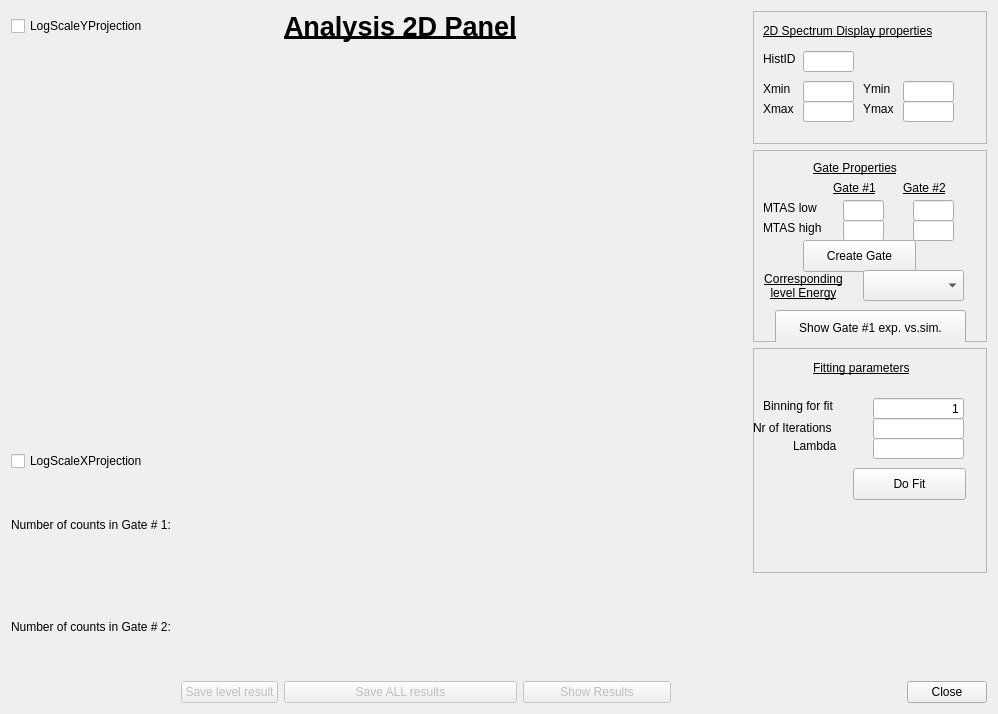
<?xml version="1.0" encoding="UTF-8"?>
<ui version="4.0">
 <class>Analysis2D</class>
 <widget class="QWidget" name="Analysis2D">
  <property name="geometry">
   <rect>
    <x>0</x>
    <y>0</y>
    <width>998</width>
    <height>714</height>
   </rect>
  </property>
  <property name="windowTitle">
   <string>2D Analysis</string>
  </property>
  <layout class="QGridLayout" name="gridLayout">
   <item row="1" column="0" rowspan="4">
    <widget class="QCustomPlot" name="PlotProjOnY" native="true"/>
   </item>
   <item row="1" column="1" rowspan="4" colspan="5">
    <widget class="QCustomPlot" name="Plot2D" native="true"/>
   </item>
   <item row="5" column="1" rowspan="3" colspan="5">
    <widget class="QCustomPlot" name="PlotProjOnX" native="true"/>
   </item>
   <item row="2" column="6" rowspan="2" colspan="3">
    <widget class="QFrame" name="frameGating">
     <property name="enabled">
      <bool>true</bool>
     </property>
     <property name="frameShape">
      <enum>QFrame::StyledPanel</enum>
     </property>
     <property name="frameShadow">
      <enum>QFrame::Raised</enum>
     </property>
     <widget class="QLabel" name="label_8">
      <property name="geometry">
       <rect>
        <x>60</x>
        <y>10</y>
        <width>101</width>
        <height>16</height>
       </rect>
      </property>
      <property name="font">
       <font>
        <underline>true</underline>
       </font>
      </property>
      <property name="text">
       <string>Gate Properties</string>
      </property>
     </widget>
     <widget class="QLabel" name="label_5">
      <property name="geometry">
       <rect>
        <x>0</x>
        <y>120</y>
        <width>101</width>
        <height>31</height>
       </rect>
      </property>
      <property name="font">
       <font>
        <underline>true</underline>
       </font>
      </property>
      <property name="text">
       <string>Corresponding level Energy</string>
      </property>
      <property name="alignment">
       <set>Qt::AlignCenter</set>
      </property>
      <property name="wordWrap">
       <bool>true</bool>
      </property>
     </widget>
     <widget class="QPushButton" name="buttonCreateGate">
      <property name="enabled">
       <bool>true</bool>
      </property>
      <property name="geometry">
       <rect>
        <x>50</x>
        <y>90</y>
        <width>113</width>
        <height>32</height>
       </rect>
      </property>
      <property name="text">
       <string>Create Gate</string>
      </property>
     </widget>
     <widget class="QComboBox" name="comboBoxLevel">
      <property name="enabled">
       <bool>true</bool>
      </property>
      <property name="geometry">
       <rect>
        <x>110</x>
        <y>120</y>
        <width>101</width>
        <height>31</height>
       </rect>
      </property>
     </widget>
     <widget class="QLabel" name="label_3">
      <property name="geometry">
       <rect>
        <x>10</x>
        <y>70</y>
        <width>71</width>
        <height>16</height>
       </rect>
      </property>
      <property name="text">
       <string>MTAS high</string>
      </property>
     </widget>
     <widget class="QLineEdit" name="lineYGate1Low">
      <property name="geometry">
       <rect>
        <x>90</x>
        <y>50</y>
        <width>41</width>
        <height>21</height>
       </rect>
      </property>
     </widget>
     <widget class="QLineEdit" name="lineYGate1High">
      <property name="geometry">
       <rect>
        <x>90</x>
        <y>70</y>
        <width>41</width>
        <height>21</height>
       </rect>
      </property>
     </widget>
     <widget class="QLabel" name="label_2">
      <property name="geometry">
       <rect>
        <x>10</x>
        <y>50</y>
        <width>60</width>
        <height>16</height>
       </rect>
      </property>
      <property name="text">
       <string>MTAS low</string>
      </property>
     </widget>
     <widget class="QLineEdit" name="lineYGate2Low">
      <property name="geometry">
       <rect>
        <x>160</x>
        <y>50</y>
        <width>41</width>
        <height>21</height>
       </rect>
      </property>
     </widget>
     <widget class="QLineEdit" name="lineYGate2High">
      <property name="geometry">
       <rect>
        <x>160</x>
        <y>70</y>
        <width>41</width>
        <height>21</height>
       </rect>
      </property>
     </widget>
     <widget class="QLabel" name="label_4">
      <property name="geometry">
       <rect>
        <x>80</x>
        <y>30</y>
        <width>60</width>
        <height>16</height>
       </rect>
      </property>
      <property name="font">
       <font>
        <underline>true</underline>
       </font>
      </property>
      <property name="text">
       <string>Gate #1</string>
      </property>
     </widget>
     <widget class="QLabel" name="label_15">
      <property name="geometry">
       <rect>
        <x>150</x>
        <y>30</y>
        <width>60</width>
        <height>16</height>
       </rect>
      </property>
      <property name="font">
       <font>
        <underline>true</underline>
       </font>
      </property>
      <property name="text">
       <string>Gate #2</string>
      </property>
     </widget>
     <widget class="QPushButton" name="buttonShowGate">
      <property name="geometry">
       <rect>
        <x>22</x>
        <y>160</y>
        <width>191</width>
        <height>35</height>
       </rect>
      </property>
      <property name="text">
       <string>Show Gate #1 exp. vs.sim.</string>
      </property>
     </widget>
    </widget>
   </item>
   <item row="0" column="6" rowspan="2" colspan="3">
    <widget class="QFrame" name="frameDisplay2D">
     <property name="enabled">
      <bool>true</bool>
     </property>
     <property name="frameShape">
      <enum>QFrame::StyledPanel</enum>
     </property>
     <property name="frameShadow">
      <enum>QFrame::Raised</enum>
     </property>
     <widget class="QLabel" name="label_13">
      <property name="geometry">
       <rect>
        <x>10</x>
        <y>10</y>
        <width>201</width>
        <height>20</height>
       </rect>
      </property>
      <property name="font">
       <font>
        <underline>true</underline>
       </font>
      </property>
      <property name="text">
       <string>2D Spectrum Display properties</string>
      </property>
     </widget>
     <widget class="QLineEdit" name="lineHistID">
      <property name="geometry">
       <rect>
        <x>50</x>
        <y>40</y>
        <width>51</width>
        <height>21</height>
       </rect>
      </property>
     </widget>
     <widget class="QLabel" name="label">
      <property name="geometry">
       <rect>
        <x>10</x>
        <y>40</y>
        <width>60</width>
        <height>16</height>
       </rect>
      </property>
      <property name="text">
       <string>HistID</string>
      </property>
     </widget>
     <widget class="QLabel" name="label_9">
      <property name="geometry">
       <rect>
        <x>10</x>
        <y>70</y>
        <width>60</width>
        <height>16</height>
       </rect>
      </property>
      <property name="text">
       <string>Xmin</string>
      </property>
     </widget>
     <widget class="QLineEdit" name="lineDisplayXmin">
      <property name="geometry">
       <rect>
        <x>50</x>
        <y>70</y>
        <width>51</width>
        <height>21</height>
       </rect>
      </property>
     </widget>
     <widget class="QLabel" name="label_10">
      <property name="geometry">
       <rect>
        <x>10</x>
        <y>90</y>
        <width>60</width>
        <height>16</height>
       </rect>
      </property>
      <property name="text">
       <string>Xmax</string>
      </property>
     </widget>
     <widget class="QLineEdit" name="lineDisplayXmax">
      <property name="geometry">
       <rect>
        <x>50</x>
        <y>90</y>
        <width>51</width>
        <height>21</height>
       </rect>
      </property>
     </widget>
     <widget class="QLabel" name="label_12">
      <property name="geometry">
       <rect>
        <x>110</x>
        <y>90</y>
        <width>60</width>
        <height>16</height>
       </rect>
      </property>
      <property name="text">
       <string>Ymax</string>
      </property>
     </widget>
     <widget class="QLabel" name="label_11">
      <property name="geometry">
       <rect>
        <x>110</x>
        <y>70</y>
        <width>60</width>
        <height>16</height>
       </rect>
      </property>
      <property name="text">
       <string>Ymin</string>
      </property>
     </widget>
     <widget class="QLineEdit" name="lineDisplayYmin">
      <property name="geometry">
       <rect>
        <x>150</x>
        <y>70</y>
        <width>51</width>
        <height>21</height>
       </rect>
      </property>
     </widget>
     <widget class="QLineEdit" name="lineDisplayYmax">
      <property name="geometry">
       <rect>
        <x>150</x>
        <y>90</y>
        <width>51</width>
        <height>21</height>
       </rect>
      </property>
     </widget>
    </widget>
   </item>
   <item row="8" column="8">
    <widget class="QPushButton" name="buttonClose">
     <property name="enabled">
      <bool>true</bool>
     </property>
     <property name="text">
      <string>Close</string>
     </property>
    </widget>
   </item>
   <item row="5" column="0">
    <widget class="QCheckBox" name="checkLogXProj">
     <property name="enabled">
      <bool>true</bool>
     </property>
     <property name="text">
      <string>LogScaleXProjection</string>
     </property>
    </widget>
   </item>
   <item row="8" column="3" colspan="2">
    <widget class="QPushButton" name="buttonShowResults">
     <property name="enabled">
      <bool>false</bool>
     </property>
     <property name="text">
      <string>Show Results</string>
     </property>
    </widget>
   </item>
   <item row="6" column="0">
    <widget class="QLabel" name="labelGate1Counts">
     <property name="text">
      <string>Number of counts in Gate # 1:</string>
     </property>
    </widget>
   </item>
   <item row="0" column="0">
    <widget class="QCheckBox" name="checkLogYProj">
     <property name="enabled">
      <bool>true</bool>
     </property>
     <property name="text">
      <string>LogScaleYProjection</string>
     </property>
    </widget>
   </item>
   <item row="8" column="2">
    <widget class="QPushButton" name="buttonSaveAll">
     <property name="enabled">
      <bool>false</bool>
     </property>
     <property name="text">
      <string>Save ALL results</string>
     </property>
    </widget>
   </item>
   <item row="7" column="0">
    <widget class="QLabel" name="labelGate2Counts">
     <property name="text">
      <string>Number of counts in Gate # 2: </string>
     </property>
    </widget>
   </item>
   <item row="8" column="1">
    <widget class="QPushButton" name="buttonSaveLevel">
     <property name="enabled">
      <bool>false</bool>
     </property>
     <property name="text">
      <string>Save level result</string>
     </property>
    </widget>
   </item>
   <item row="0" column="2">
    <widget class="QLabel" name="labelMain">
     <property name="font">
      <font>
       <pointsize>20</pointsize>
       <weight>75</weight>
       <bold>true</bold>
       <underline>true</underline>
      </font>
     </property>
     <property name="lineWidth">
      <number>1</number>
     </property>
     <property name="text">
      <string>Analysis 2D Panel</string>
     </property>
     <property name="textFormat">
      <enum>Qt::RichText</enum>
     </property>
     <property name="scaledContents">
      <bool>true</bool>
     </property>
    </widget>
   </item>
   <item row="4" column="6" rowspan="3" colspan="3">
    <widget class="QFrame" name="frameFitting">
     <property name="enabled">
      <bool>true</bool>
     </property>
     <property name="frameShape">
      <enum>QFrame::StyledPanel</enum>
     </property>
     <property name="frameShadow">
      <enum>QFrame::Raised</enum>
     </property>
     <widget class="QLabel" name="label_6">
      <property name="geometry">
       <rect>
        <x>0</x>
        <y>70</y>
        <width>101</width>
        <height>20</height>
       </rect>
      </property>
      <property name="text">
       <string>Nr of Iterations</string>
      </property>
     </widget>
     <widget class="QLineEdit" name="lineNrOfIterations">
      <property name="geometry">
       <rect>
        <x>120</x>
        <y>70</y>
        <width>91</width>
        <height>21</height>
       </rect>
      </property>
     </widget>
     <widget class="QLabel" name="label_7">
      <property name="geometry">
       <rect>
        <x>40</x>
        <y>90</y>
        <width>60</width>
        <height>16</height>
       </rect>
      </property>
      <property name="text">
       <string>Lambda</string>
      </property>
     </widget>
     <widget class="QLineEdit" name="lineLambda">
      <property name="geometry">
       <rect>
        <x>120</x>
        <y>90</y>
        <width>91</width>
        <height>21</height>
       </rect>
      </property>
     </widget>
     <widget class="QPushButton" name="buttonFit">
      <property name="enabled">
       <bool>true</bool>
      </property>
      <property name="geometry">
       <rect>
        <x>100</x>
        <y>120</y>
        <width>113</width>
        <height>32</height>
       </rect>
      </property>
      <property name="text">
       <string>Do Fit</string>
      </property>
     </widget>
     <widget class="QLabel" name="label_14">
      <property name="geometry">
       <rect>
        <x>60</x>
        <y>10</y>
        <width>111</width>
        <height>20</height>
       </rect>
      </property>
      <property name="font">
       <font>
        <underline>true</underline>
       </font>
      </property>
      <property name="text">
       <string>Fitting parameters</string>
      </property>
     </widget>
     <widget class="QLineEdit" name="lineBinForFit">
      <property name="geometry">
       <rect>
        <x>120</x>
        <y>50</y>
        <width>91</width>
        <height>21</height>
       </rect>
      </property>
      <property name="text">
       <string>1</string>
      </property>
      <property name="alignment">
       <set>Qt::AlignRight|Qt::AlignTrailing|Qt::AlignVCenter</set>
      </property>
     </widget>
     <widget class="QLabel" name="label_16">
      <property name="geometry">
       <rect>
        <x>10</x>
        <y>50</y>
        <width>101</width>
        <height>16</height>
       </rect>
      </property>
      <property name="text">
       <string>Binning for fit</string>
      </property>
     </widget>
    </widget>
   </item>
  </layout>
  <zorder>frameFitting</zorder>
  <zorder>frameDisplay2D</zorder>
  <zorder>frameGating</zorder>
  <zorder>buttonClose</zorder>
  <zorder>buttonSaveAll</zorder>
  <zorder>buttonSaveLevel</zorder>
  <zorder>buttonShowResults</zorder>
  <zorder>Plot2D</zorder>
  <zorder>PlotProjOnX</zorder>
  <zorder>PlotProjOnY</zorder>
  <zorder>checkLogYProj</zorder>
  <zorder>labelGate1Counts</zorder>
  <zorder>labelGate2Counts</zorder>
  <zorder>checkLogXProj</zorder>
  <zorder>labelMain</zorder>
 </widget>
 <customwidgets>
  <customwidget>
   <class>QCustomPlot</class>
   <extends>QWidget</extends>
   <header>qcustomplot.h</header>
   <container>1</container>
  </customwidget>
 </customwidgets>
 <resources/>
 <connections/>
</ui>
